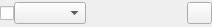
<?xml version="1.0" encoding="UTF-8"?>
<ui version="4.0">
 <class>BooleanEdit</class>
 <widget class="QWidget" name="BooleanEdit">
  <property name="geometry">
   <rect>
    <x>0</x>
    <y>0</y>
    <width>212</width>
    <height>27</height>
   </rect>
  </property>
  <property name="windowTitle">
   <string>Form</string>
  </property>
  <layout class="QHBoxLayout" name="horizontalLayout">
   <property name="spacing">
    <number>0</number>
   </property>
   <property name="margin">
    <number>0</number>
   </property>
   <item>
    <widget class="QCheckBox" name="checkBox">
     <property name="text">
      <string/>
     </property>
    </widget>
   </item>
   <item>
    <widget class="ActionTools::CodeComboBox" name="comboBox"/>
   </item>
   <item>
    <spacer name="horizontalSpacer">
     <property name="orientation">
      <enum>Qt::Horizontal</enum>
     </property>
     <property name="sizeHint" stdset="0">
      <size>
       <width>40</width>
       <height>20</height>
      </size>
     </property>
    </spacer>
   </item>
   <item>
    <widget class="ActionTools::SwitchTextModePushButton" name="switchTextModePushButton">
     <property name="sizePolicy">
      <sizepolicy hsizetype="Fixed" vsizetype="Fixed">
       <horstretch>10</horstretch>
       <verstretch>0</verstretch>
      </sizepolicy>
     </property>
     <property name="minimumSize">
      <size>
       <width>25</width>
       <height>0</height>
      </size>
     </property>
     <property name="maximumSize">
      <size>
       <width>25</width>
       <height>16777215</height>
      </size>
     </property>
     <property name="text">
      <string/>
     </property>
    </widget>
   </item>
  </layout>
 </widget>
 <customwidgets>
  <customwidget>
   <class>ActionTools::SwitchTextModePushButton</class>
   <extends>QPushButton</extends>
   <header>switchtextmodepushbutton.h</header>
  </customwidget>
  <customwidget>
   <class>ActionTools::CodeComboBox</class>
   <extends>QComboBox</extends>
   <header>codecombobox.h</header>
  </customwidget>
 </customwidgets>
 <resources/>
 <connections/>
</ui>
